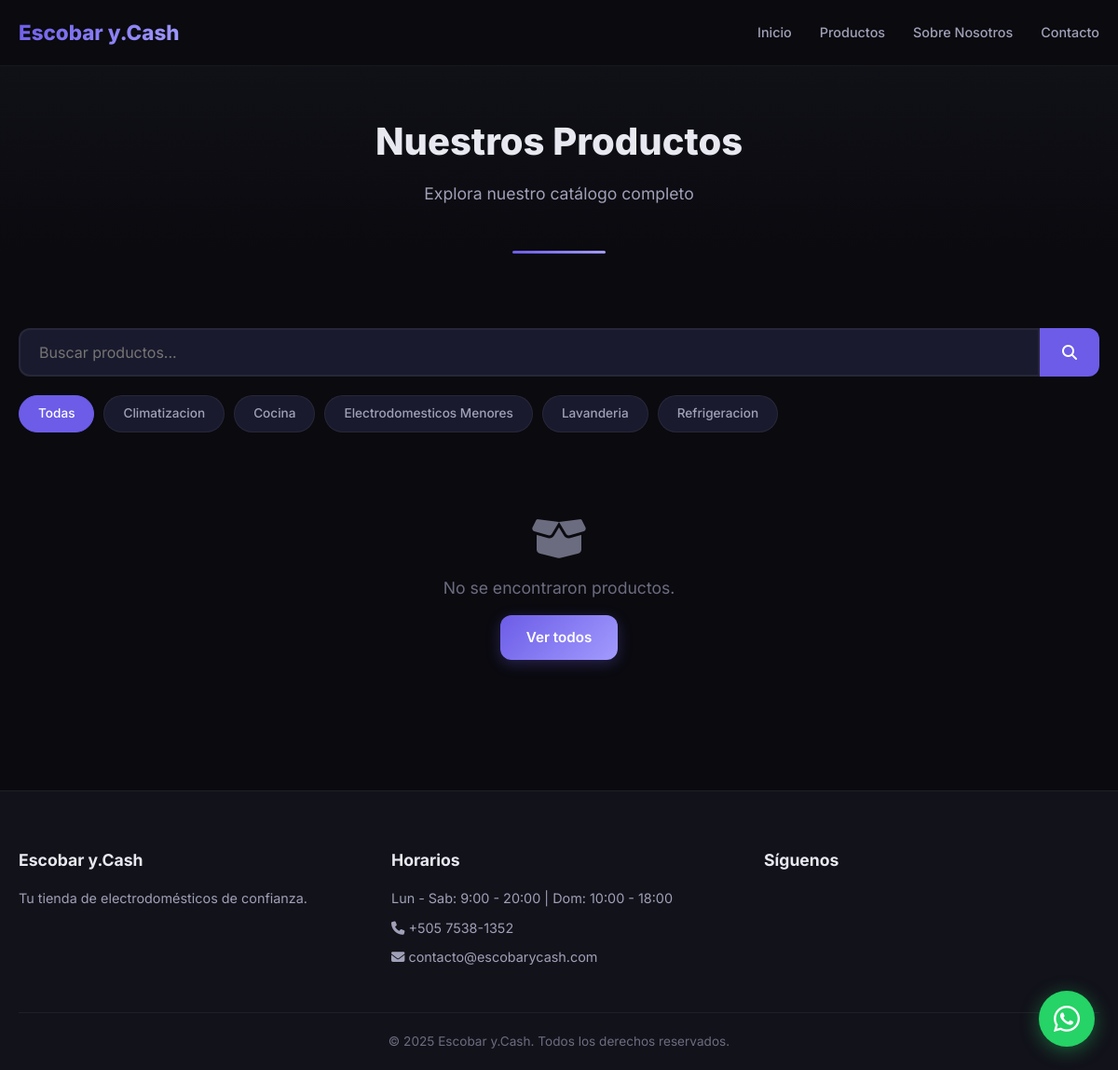
/productos/, run on the app's committed database.
### apps/config_app/models.py (models this page shows, shortened)
class SiteConfig(models.Model):
    nombre_tienda = models.CharField(max_length=200, default='Escobar y.Cash', verbose_name='Nombre de la tienda')
    slogan = models.CharField(max_length=300, blank=True, default='Calidad y tecnología para tu hogar', verbose_name='Eslogan')
    logo = models.ImageField(upload_to='config/', blank=True, null=True, verbose_name='Logo')
    whatsapp = models.CharField(max_length=50, default='50575381352', verbose_name='Número WhatsApp')
    whatsapp_message = models.TextField(
        default='Hola, me interesa este producto: {producto}. ¿Me podrían indicar el precio y disponibilidad?',
        verbose_name='Mensaje WhatsApp'
    )
    hero_titulo = models.CharField(max_length=200, blank=True, default='Los mejores electrodomésticos', verbose_name='Hero Título')
    hero_subtitulo = models.TextField(blank=True, default='Calidad y tecnología para tu hogar', verbose_name='Hero Subtítulo')
    direccion = models.CharField(max_length=300, blank=True, default='Av. Principal #123, Col. Centro', verbose_name='Dirección')
    telefono = models.CharField(max_length=50, blank=True, default='+505 7538-1352', verbose_name='Teléfono')
    email = models.EmailField(blank=True, default='contacto@escobarycash.com', verbose_name='Email')
    horarios = models.CharField(max_length=200, blank=True, default='Lun - Sab: 9:00 - 20:00 | Dom: 10:00 - 18:00', verbose_name='Horarios')
    facebook = models.URLField(blank=True, default='#', verbose_name='Facebook')
    instagram = models.URLField(blank=True, default='#', verbose_name='Instagram')
    twitter = models.URLField(blank=True, default='#', verbose_name='Twitter (X)')
    tiktok = models.URLField(blank=True, default='#', verbose_name='TikTok')
    about_titulo = models.CharField(max_length=200, blank=True, default='Sobre Nosotros', verbose_name='About Título')
    about_texto = models.TextField(blank=True, default='Somos una empresa dedicada a ofrecer los mejores electrodomésticos para tu hogar.', verbose_name='About Texto')
    about_mision = models.TextField(blank=True, default='Ofrecer productos de calidad que mejoren la vida de nuestros clientes.', verbose_name='About Misión')
    about_vision = models.TextField(blank=True, default='Ser la tienda de electrodomésticos líder en Nicaragua.', verbose_name='About Visión')
    stats_anos = models.IntegerField(default=5, verbose_name='Años de experiencia')
    stats_productos = models.IntegerField(default=500, verbose_name='Productos vendidos')
    stats_clientes = models.IntegerField(default=1000, verbose_name='Clientes satisfechos')
    stats_marcas = models.IntegerField(default=50, verbose_name='Marcas disponibles')
    footer_credit = models.CharField(max_length=200, blank=True, default='© 2025 Escobar y.Cash. Todos los derechos reservados.', verbose_name='Créditos footer')
    footer_descripcion = models.TextField(blank=True, default='Tu tienda de electrodomésticos de confianza.', verbose_name='Descripción footer')
    meta_description = models.CharField(max_length=300, blank=True, default='Escobar y.Cash - Los mejores electrodomésticos para tu hogar', verbose_name='Meta Description')
    meta_keywords = models.CharField(max_length=300, blank=True, default='electrodomésticos, hogar, Nicaragua', verbose_name='Meta Keywords')
    created_at = models.DateTimeField(auto_now_add=True, verbose_name='Creado en')
    updated_at = models.DateTimeField(auto_now=True, verbose_name='Actualizado en')
    class Meta:
        verbose_name = 'Configuración'
        verbose_name_plural = 'Configuración'
    @classmethod
    def get_config(cls):
        config, created = cls.objects.get_or_create(pk=1)
        return config

### apps/categories/models.py (models this page shows, shortened)
class Category(models.Model):
    nombre = models.CharField(max_length=100, verbose_name='Nombre')
    activo = models.BooleanField(default=True, verbose_name='Activo')
    deleted_at = models.DateTimeField(null=True, blank=True, verbose_name='Eliminado en')
    created_at = models.DateTimeField(auto_now_add=True, verbose_name='Creado en')
    updated_at = models.DateTimeField(auto_now=True, verbose_name='Actualizado en')
    objects = CategoryManager()
    all_objects = models.Manager()
    class Meta:
        verbose_name = 'Categoría'
        verbose_name_plural = 'Categorías'
        ordering = ['nombre']

### apps/core/views.py (the view)
# urls.py: path('productos/', views.productos, name='productos'),
def productos(request):
    category_id = request.GET.get('categoria')
    search = request.GET.get('q', '').strip()
    products = Product.objects.filter(activo=True).select_related('categoria')
    categories = Category.objects.filter(activo=True)
    if category_id:
        products = products.filter(categoria_id=category_id)
    if search:
        products = products.filter(nombre__icontains=search)
    return render(request, 'productos.html', {
        'products': products,
        'categories': categories,
        'current_category': category_id,
        'search': search,
    })

### apps/categories/models.py (called while the page is built)
    def get_queryset(self):
        return super().get_queryset().filter(deleted_at__isnull=True)

### apps/core/context_processors.py (called while the page is built)
def site_config(request):
    return {
        'site_config': SiteConfig.get_config(),
    }

### apps/products/models.py (called while the page is built)
    def get_queryset(self):
        return super().get_queryset().filter(deleted_at__isnull=True)

### templates/productos.html (shortened to what this page needs)
{% extends 'base.html' %}
{% load static %}
{% block content %}
<section class="page-header">
    <div class="container">
        <h1 class="page-title">Nuestros Productos</h1>
        <p class="page-subtitle">Explora nuestro catálogo completo</p>
    </div>
</section>
<section class="section catalog-section">
    <div class="container">
        <div class="catalog-toolbar">
            <div class="search-box">
                <form method="GET" action="{% url 'productos' %}" id="searchForm">
                    <input type="text" name="q" class="search-input" placeholder="Buscar productos..." value="{{ search }}" id="searchInput">
                    <button type="submit" class="search-btn" aria-label="Buscar">
                        <i class="fas fa-search"></i>
                    </button>
                </form>
            </div>
            <div class="category-filters" id="categoryFilters">
                <a href="{% url 'productos' %}" class="filter-pill {% if not current_category %}active{% endif %}">Todas</a>
                {% for cat in categories %}
                <a href="{% url 'productos' %}?categoria={{ cat.id }}" class="filter-pill {% if current_category == cat.id|stringformat:'s' %}active{% endif %}">{{ cat.nombre }}</a>
                {% endfor %}
            </div>
        </div>
        <div class="products-grid" id="productsGrid">
            {% for product in products %}
            <div class="product-card">
                <div class="product-image">
                    {% if product.imagen %}
                    <img src="{{ product.imagen.url }}" alt="{{ product.nombre }}" loading="lazy" class="product-img">
                    {% else %}
                    <div class="product-img-placeholder">
                        <i class="fas fa-box"></i>
                    </div>
                    {% endif %}
                    <button class="btn-zoom" data-img="{{ product.imagen.url|default:'' }}" data-name="{{ product.nombre }}" aria-label="Ampliar imagen">
                        <i class="fas fa-search-plus"></i>
                    </button>
                </div>
                <div class="product-info">
                    <h3 class="product-name">{{ product.nombre }}</h3>
                    {% if product.categoria %}
                    <span class="product-category">{{ product.categoria.nombre }}</span>
                    {% endif %}
                    <a href="https://wa.me/{{ site_config.whatsapp }}?text={{ site_config.whatsapp_message|urlencode }}" target="_blank" rel="noopener" class="btn btn-whatsapp">
                        <i class="fab fa-whatsapp"></i> Consultar
                    </a>
                </div>
            </div>
            {% empty %}
            <div class="empty-state">
                <i class="fas fa-box-open empty-icon"></i>
                <p>No se encontraron productos.</p>
                <a href="{% url 'productos' %}" class="btn btn-primary">Ver todos</a>
            </div>
            {% endfor %}
        </div>
    </div>
</section>
{% endblock %}

### templates/base.html (shortened to what this page needs)
<!DOCTYPE html>
{% load static %}
<html lang="es">
<head>
    <link rel="stylesheet" href="{% static 'css/style.css' %}">
    <link rel="stylesheet" href="https://cdnjs.cloudflare.com/ajax/libs/font-awesome/6.5.0/css/all.min.css">
</head>
<body>
    {% include 'includes/header.html' %}
    <main>
        {% block content %}{% endblock %}
    </main>
    {% include 'includes/footer.html' %}
    {% include 'includes/whatsapp_btn.html' %}
</body>
</html>

### templates/includes/header.html (shortened to what this page needs)
<header class="header">
    <nav class="nav">
        <div class="nav-container">
            <a href="{% url 'home' %}" class="nav-logo">
                {% if site_config.logo %}
                    <img src="{{ site_config.logo.url }}" alt="{{ site_config.nombre_tienda }}" class="nav-logo-img">
                {% else %}
                    {{ site_config.nombre_tienda }}
                {% endif %}
            </a>
            <ul class="nav-menu" id="navMenu">
                <li><a href="{% url 'home' %}" class="nav-link">Inicio</a></li>
                <li><a href="{% url 'productos' %}" class="nav-link">Productos</a></li>
                <li><a href="{% url 'sobre_nosotros' %}" class="nav-link">Sobre Nosotros</a></li>
                <li><a href="{% url 'contacto' %}" class="nav-link">Contacto</a></li>
            </ul>
        </div>
    </nav>
</header>

### templates/includes/footer.html (shortened to what this page needs)
<footer class="footer">
    <div class="footer-container">
        <div class="footer-grid">
            <div class="footer-col">
                <h3>{{ site_config.nombre_tienda }}</h3>
                <p>{{ site_config.footer_descripcion }}</p>
            </div>
            <div class="footer-col">
                <h3>Horarios</h3>
                <p>{{ site_config.horarios }}</p>
                <p><i class="fas fa-phone"></i> {{ site_config.telefono }}</p>
                <p><i class="fas fa-envelope"></i> {{ site_config.email }}</p>
            </div>
            <div class="footer-col">
                <h3>Síguenos</h3>
            </div>
        </div>
        <div class="footer-bottom">
            <p>{{ site_config.footer_credit }}</p>
        </div>
    </div>
</footer>

### templates/includes/whatsapp_btn.html
<a href="https://wa.me/{{ site_config.whatsapp }}" target="_blank" rel="noopener" class="whatsapp-float" aria-label="WhatsApp">
    <i class="fab fa-whatsapp whatsapp-float-icon"></i>
</a>

### data on the page
SiteConfig: nombre_tienda "Escobar y.Cash", footer_descripcion "Tu tienda de electrodomésticos de confianza.", horarios "Lun - Sab: 9:00 - 20:00 | Dom: 10:00 - 18:00", telefono "+505 7538-1352", email "contacto@escobarycash.com", footer_credit "© 2025 Escobar y.Cash. Todos los derechos reservados."
Category: nombre "Climatizacion"
Category: nombre "Cocina"
Category: nombre "Electrodomesticos Menores"
Category: nombre "Lavanderia"
Category: nombre "Refrigeracion"
